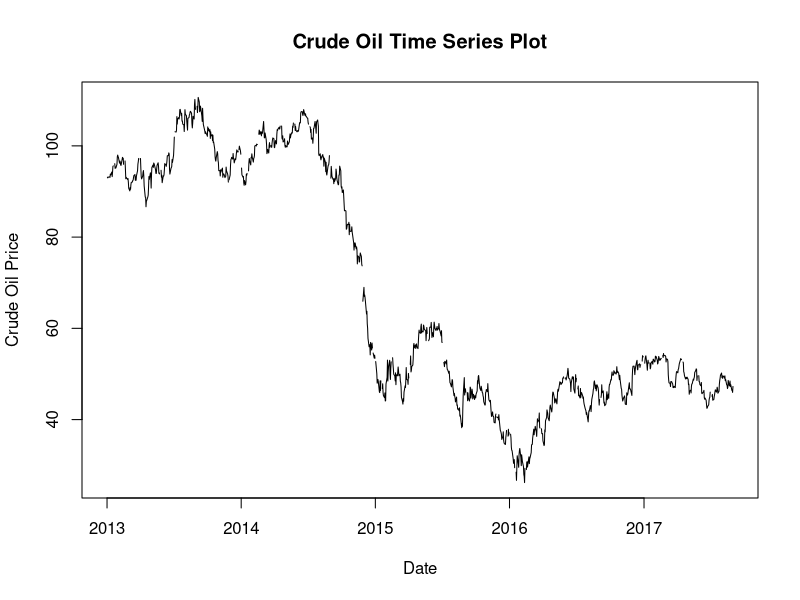
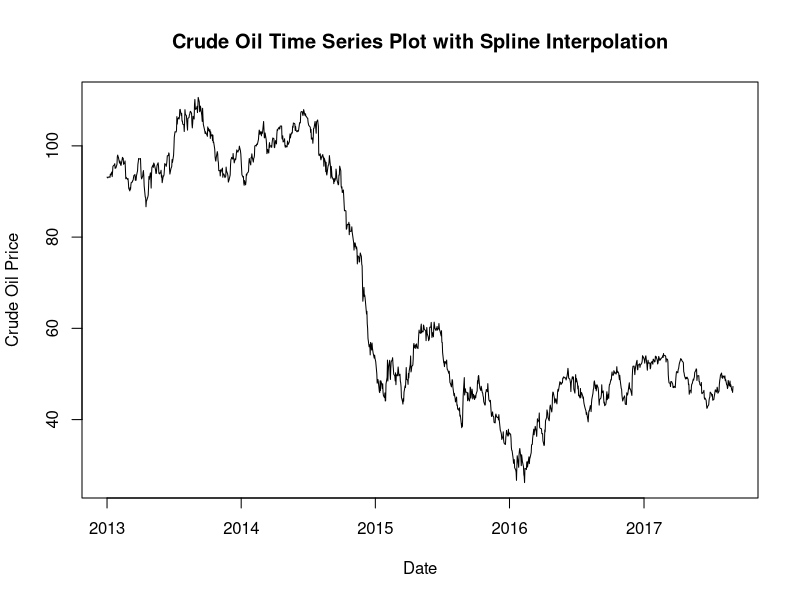
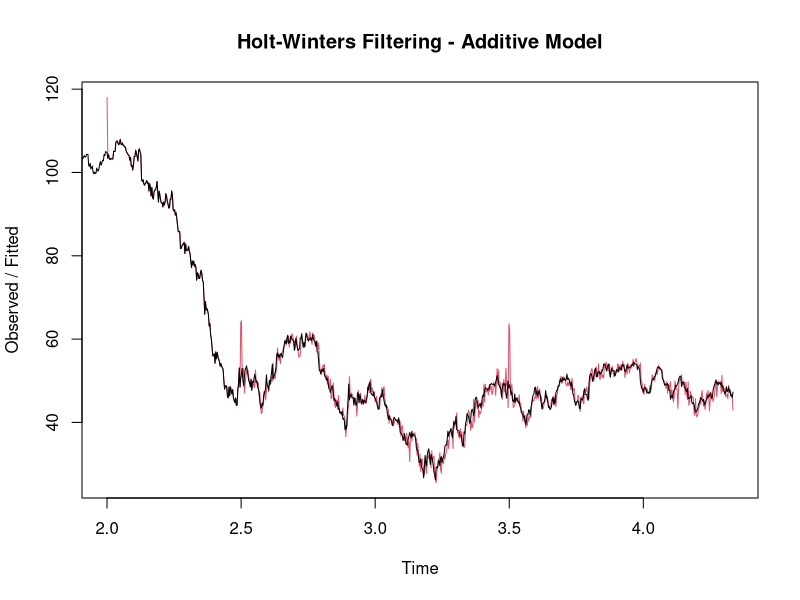
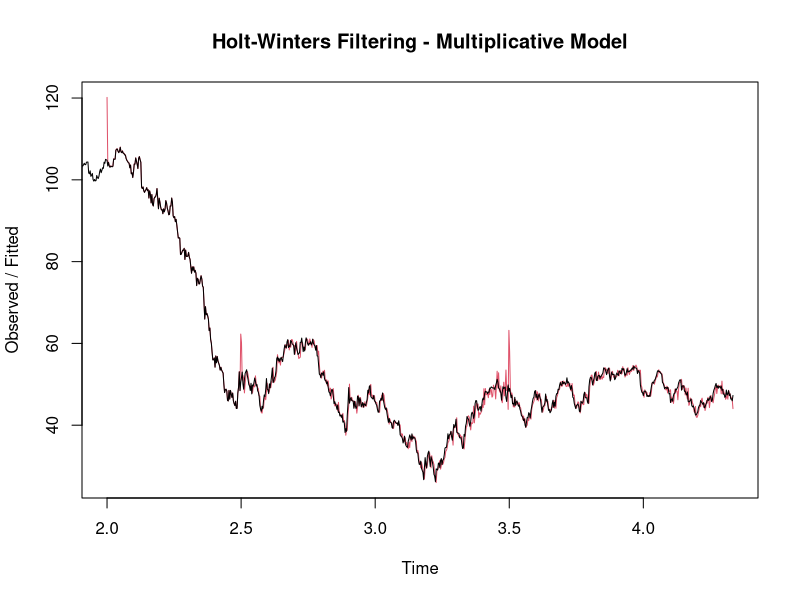
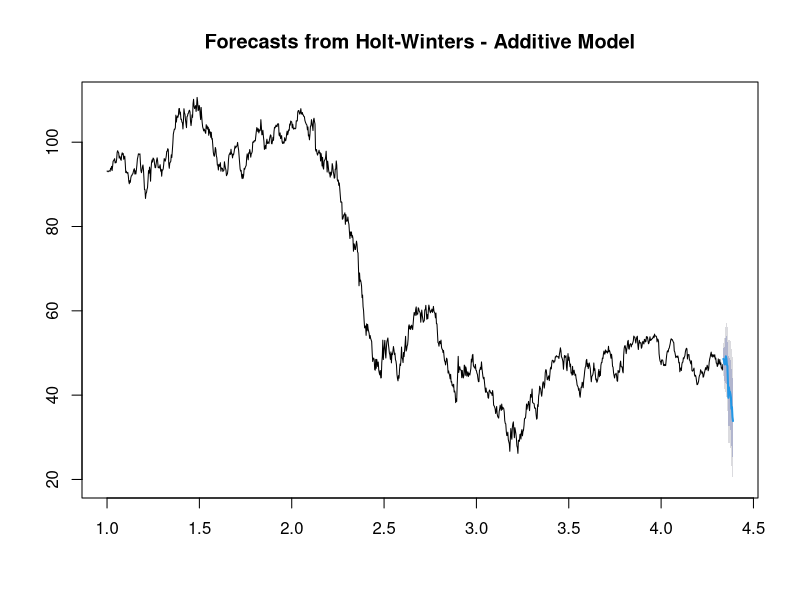
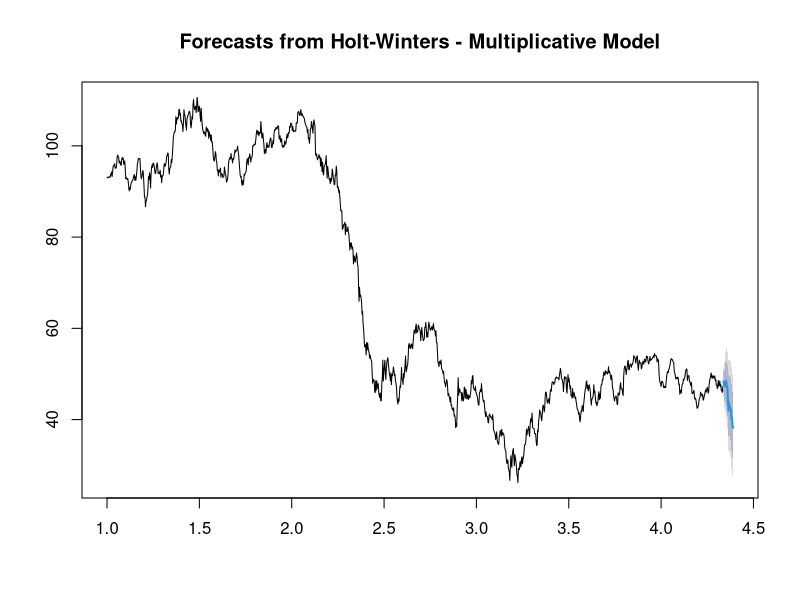
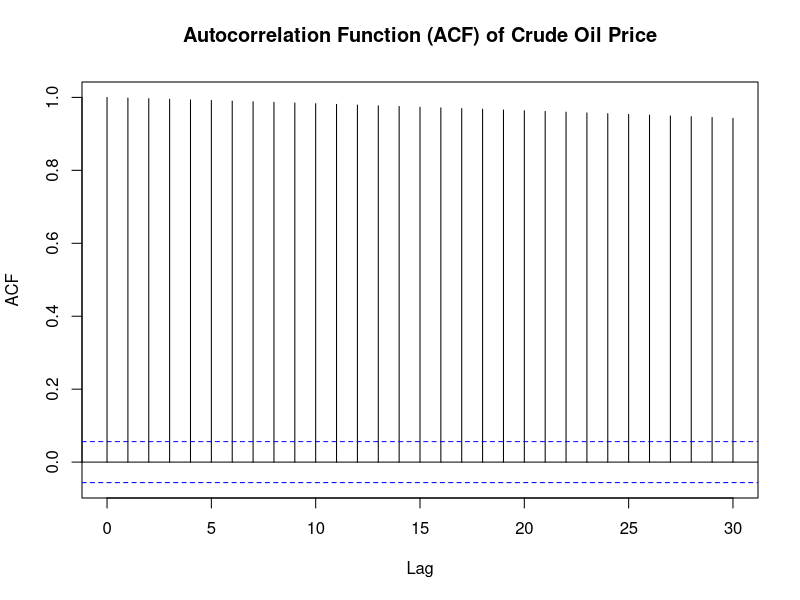
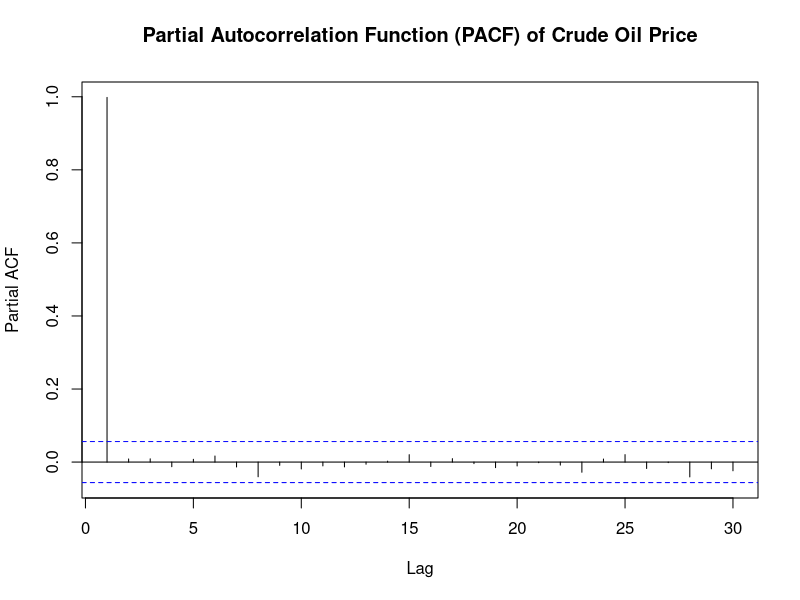

The R source for these figures, in order:
## ---- chunk 1
knitr::opts_chunk$set(echo = TRUE)
## ---- chunk 2
suppressWarnings({
library(readxl)
library(zoo)
library(stats)
library(tseries)
library(randomForest)
library(forecast)})
## ---- chunk 3
oil_data <- read_excel("oil.xlsx",sheet=1, skip = 1, col_names = FALSE)

head(oil_data)

# Calculate the number of missing values in each column
missing_values_count <- colSums(is.na(oil_data))

# Print column names and the number of missing values
for (i in seq_along(missing_values_count)) {
  cat("Column:", names(missing_values_count)[i], "- Missing values:", missing_values_count[i], "\n")
}
## ---- chunk 4
colnames(oil_data) <- c("date", "dcoilwtico")

# Check the types of columns
column_types <- sapply(oil_data, class)

# Print the types of columns
print(column_types)
## ---- chunk 5
# Plot the data using indices
plot(oil_data$date, oil_data$dcoilwtico, type = "l", 
     xlab = "Date", ylab = "Crude Oil Price", 
     main = "Crude Oil Time Series Plot")

## ---- chunk 6
# Replace missing values with NA to prepare data for spline interpolation
missing_values <- is.na(oil_data$dcoilwtico)
oil_data$dcoilwtico[missing_values] <- NA
oil_data$dcoilwtico[missing_values]
## ---- chunk 7
if(is.na(oil_data$dcoilwtico[1])) {
  # Impute the first missing value with the value following it
  oil_data$dcoilwtico[1] <- oil_data$dcoilwtico[2]
}

oil_zoo <- zoo(oil_data$dcoilwtico, order.by = 1:nrow(oil_data))
  
# Apply spline interpolation
oil_data$dcoilwtico <- na.approx(oil_zoo, na.rm = FALSE)

# Plot the new time series
plot(oil_data$date, oil_data$dcoilwtico, 
     type = "l", xlab = "Date", ylab = "Crude Oil Price", 
     main = "Crude Oil Time Series Plot with Spline Interpolation")
## ---- chunk 8
oil_data_ts <- ts(oil_data$dcoilwtico, frequency =12 )

ets_model_AAA <- ets(oil_data_ts, model = "AAA")
summary(ets_model_AAA)
## ---- chunk 9
ets_model_MAA <- ets(oil_data_ts, model = "MAA")
summary(ets_model_MAA)
## ---- chunk 10
ets_model_MAM <- ets(oil_data_ts, model = "MAM")
summary(ets_model_MAM)
## ---- chunk 11
# Convert to time series object specifying the frequency
oil_data_ts_hw <- ts(oil_data_ts, frequency = 365)

# Apply Holt-Winters model - try both 'additive' and 'multiplicative' to see which fits better
hw_model_add <- HoltWinters(oil_data_ts_hw, seasonal = "additive")
hw_model_mult <- HoltWinters(oil_data_ts_hw, seasonal = "multiplicative")

# Check the model fit
summary(hw_model_add)
summary(hw_model_mult)

# Plot the original data and the fitted values for additive model
plot(hw_model_add, main = "Holt-Winters Filtering - Additive Model")

# Plot the original data and the fitted values for multiplicative model
plot(hw_model_mult, main = "Holt-Winters Filtering - Multiplicative Model")

# Forecast future values using the additive model# better model
forecast_hw_add <- forecast(hw_model_add, h = 20)
plot(forecast_hw_add, main = "Forecasts from Holt-Winters - Additive Model")

# Forecast future values using the multiplicative model
forecast_hw_mult <- forecast(hw_model_mult, h = 20)
plot(forecast_hw_mult, main = "Forecasts from Holt-Winters - Multiplicative Model")
## ---- chunk 12
time_series <- oil_data$dcoilwtico
# Plot the ACF
acf(time_series, main = "Autocorrelation Function (ACF) of Crude Oil Price")
## ---- chunk 13
# Do ADF test again on the time series
adf_result <- adf.test(time_series)
print(adf_result)
## ---- chunk 14
# Perform differencing
differenced_series <- diff(time_series)
## ---- chunk 15
# Do ADF test again on the differenced series
adf_result_diff1 <- adf.test(differenced_series)
print(adf_result_diff1)
## ---- chunk 16
pacf_result <- pacf(time_series, main = "Partial Autocorrelation Function (PACF) of Crude Oil Price")
## ---- chunk 17
# Check the length of the oil_data
num_rows <- length(time_series)
print(num_rows)

time_index <- 1:num_rows
## ---- chunk 18
# Subset the oil_data and fit the ARIMA(0,1,1) model
oil_arima_subset <- time_series[1:1100]
oil_arima_fit <- arima(oil_arima_subset, order = c(0, 1, 1))
## ---- chunk 19
# Predit the values at the end of the series
oil_arima_forecast_values <- predict(oil_arima_fit, n.ahead = 118)$pred
## ---- chunk 20
oil_arima_forecast_se <- sqrt(predict(oil_arima_fit, n.ahead = 118)$se)

# Calculate confidence interval limits
upper_limit <- oil_arima_forecast_values + 1.96 * oil_arima_forecast_se
lower_limit <- oil_arima_forecast_values - 1.96 * oil_arima_forecast_se

# Plot the time series along with the forecasts
plot(time_index, time_series, type = "l", ylim = c(min(time_series) - 2, max(time_series) + 2),
xlab = "Time", ylab = "Value", main = "ARIMA(0,1,1) Process with Forecasts")
points(time_index[1101:1218], time_series[1101:1218], col = "blue", pch = 10, cex = 0.1)

# Add the 95% forecast limits to the plot
lines(c(time_index[1101:1218], rev(time_index[1101:1218])), c(lower_limit, rev(upper_limit)), col = "orange", lty = 2)

lines(c(time_index[1100], time_index[1101:1218]), c(time_series[1100], oil_arima_forecast_values), col = "red")
points(time_index[1101:1218], oil_arima_forecast_values, col = "red", pch = 10, cex = 0.1)

## ---- chunk 21
# Calculate residuals
actual_values <- time_series[1101:1218]
residuals <- actual_values - oil_arima_forecast_values
print(length(actual_values))
print(length(oil_arima_forecast_values))

# Calculate RMSE
rmse1 <- sqrt(mean(residuals^2))
print(rmse1)
## ---- chunk 22
residuals=residuals(oil_arima_fit)
plot(residuals, type = "l", main = "Residuals of ARIMA(0,1,1) Model")
## ---- chunk 23
# Perform Ljung-Box test
ljung_box_test <- Box.test(residuals, lag = 20, type = "Ljung-Box")
print(ljung_box_test)
## ---- chunk 24
# Shapiro-Wilk test for normality
shapiro_test <- shapiro.test(residuals)
print(shapiro_test)
## ---- chunk 25
# Confirm that oil_data doesn't contain any missing values
missing_values_count <- colSums(is.na(oil_data))

# Print column names and the number of missing values
for (i in seq_along(missing_values_count)) {
  cat("Column:", names(missing_values_count)[i], "- Missing values:", missing_values_count[i], "\n")
}
## ---- chunk 26
set.seed(1)

train_index <- sample(1:nrow(oil_data), 0.7 * nrow(oil_data))
train_data <- oil_data[train_index, ]
test_data <- oil_data[-train_index, ]

# Train the Random Forest model
rf_model <- randomForest(train_data$dcoilwtico ~ ., data = train_data, ntree=100)

# Make predictions on the testing set
predictions <- predict(rf_model, newdata = test_data)

# Evaluate the model (calculate RMSE)
actual_values <- test_data$dcoilwtico
rf_rmse <- sqrt(mean((actual_values - predictions)^2))
print(paste("RMSE for random forest model:", rf_rmse))
## ---- chunk 27
#ARIMA Model - RMSE Calculation
print(paste("RMSE for ARIMA Model:", rmse1))

## ---- chunk 28
# Random Forest Model - RMSE Calculation
print(paste("RMSE for Random Forest Model:", rf_rmse))

## ---- chunk 29
# ETS Model AAA - RMSE Calculation
ets_aaa_res <- residuals(ets_model_AAA)
ets_aaa_rmse <- sqrt(mean(ets_aaa_res^2))
print(paste("RMSE for ETS AAA Model:", ets_aaa_rmse))

## ---- chunk 30
# Holt-Winters Additive Model - RMSE
hw_add_res <- residuals(hw_model_add)
hw_add_rmse <- sqrt(mean(hw_add_res^2))
print(paste("RMSE for Holt-Winters Additive Model:", hw_add_rmse))



# Holt-Winters Multiplicative Model -  RMSE
hw_mult_res <- residuals(hw_model_mult)
hw_mult_rmse <- sqrt(mean(hw_mult_res^2))
print(paste("RMSE for Holt-Winters Multiplicative Model:", hw_mult_rmse))

## ---- chunk 31
# Summary of all model performances by RMSE
print(paste("RMSE for ARIMA Model:", rmse1))
print(paste("RMSE for Random Forest Model:", rf_rmse))
print(paste("RMSE for ETS AAA Model:", ets_aaa_rmse))
print(paste("RMSE for Holt-Winters Additive Model:", hw_add_rmse))
print(paste("RMSE for Holt-Winters Multiplicative Model:", hw_mult_rmse))


